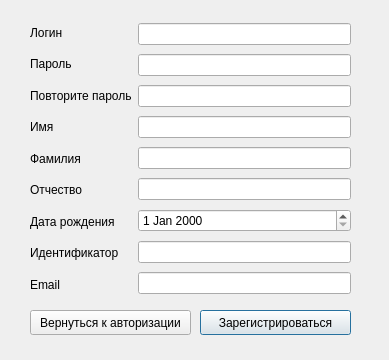
<?xml version="1.0" encoding="UTF-8"?>
<ui version="4.0">
 <class>RegistrationWindow</class>
 <widget class="QDialog" name="RegistrationWindow">
  <property name="geometry">
   <rect>
    <x>0</x>
    <y>0</y>
    <width>389</width>
    <height>360</height>
   </rect>
  </property>
  <property name="windowTitle">
   <string>Dialog</string>
  </property>
  <widget class="QPushButton" name="push_ZRegistration">
   <property name="geometry">
    <rect>
     <x>200</x>
     <y>310</y>
     <width>151</width>
     <height>25</height>
    </rect>
   </property>
   <property name="text">
    <string>Зарегистрироваться</string>
   </property>
  </widget>
  <widget class="QPushButton" name="push_back_to_Authorization">
   <property name="geometry">
    <rect>
     <x>30</x>
     <y>310</y>
     <width>161</width>
     <height>25</height>
    </rect>
   </property>
   <property name="text">
    <string>Вернуться к авторизации</string>
   </property>
  </widget>
  <widget class="QWidget" name="layoutWidget">
   <property name="geometry">
    <rect>
     <x>30</x>
     <y>20</y>
     <width>321</width>
     <height>277</height>
    </rect>
   </property>
   <layout class="QHBoxLayout" name="horizontalLayout">
    <item>
     <layout class="QVBoxLayout" name="verticalLayout">
      <item>
       <widget class="QLabel" name="label">
        <property name="text">
         <string>Логин</string>
        </property>
       </widget>
      </item>
      <item>
       <widget class="QLabel" name="label_2">
        <property name="text">
         <string>Пароль</string>
        </property>
       </widget>
      </item>
      <item>
       <widget class="QLabel" name="label_3">
        <property name="text">
         <string>Повторите пароль</string>
        </property>
       </widget>
      </item>
      <item>
       <widget class="QLabel" name="label_4">
        <property name="text">
         <string>Имя</string>
        </property>
       </widget>
      </item>
      <item>
       <widget class="QLabel" name="label_5">
        <property name="text">
         <string>Фамилия</string>
        </property>
       </widget>
      </item>
      <item>
       <widget class="QLabel" name="label_6">
        <property name="text">
         <string>Отчество</string>
        </property>
       </widget>
      </item>
      <item>
       <widget class="QLabel" name="label_7">
        <property name="text">
         <string>Дата рождения</string>
        </property>
       </widget>
      </item>
      <item>
       <widget class="QLabel" name="label_9">
        <property name="text">
         <string>Идентификатор</string>
        </property>
       </widget>
      </item>
      <item>
       <widget class="QLabel" name="label_8">
        <property name="text">
         <string>Email</string>
        </property>
       </widget>
      </item>
     </layout>
    </item>
    <item>
     <layout class="QVBoxLayout" name="verticalLayout_2">
      <item>
       <widget class="QLineEdit" name="reg_Login"/>
      </item>
      <item>
       <widget class="QLineEdit" name="reg_Password">
        <property name="echoMode">
         <enum>QLineEdit::Password</enum>
        </property>
       </widget>
      </item>
      <item>
       <widget class="QLineEdit" name="reg_Pas_repeat">
        <property name="echoMode">
         <enum>QLineEdit::Password</enum>
        </property>
       </widget>
      </item>
      <item>
       <widget class="QLineEdit" name="reg_Name"/>
      </item>
      <item>
       <widget class="QLineEdit" name="reg_Surname"/>
      </item>
      <item>
       <widget class="QLineEdit" name="reg_Middle_name"/>
      </item>
      <item>
       <widget class="QDateEdit" name="reg_DR"/>
      </item>
      <item>
       <widget class="QLineEdit" name="reg_Identificator"/>
      </item>
      <item>
       <widget class="QLineEdit" name="reg_Email"/>
      </item>
     </layout>
    </item>
   </layout>
  </widget>
 </widget>
 <resources/>
 <connections/>
</ui>
